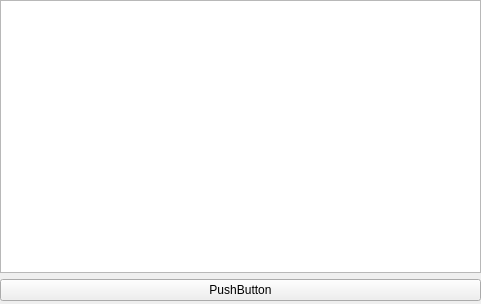
<?xml version="1.0" encoding="UTF-8"?>
<ui version="4.0">
 <class>Form</class>
 <widget class="QWidget" name="Form">
  <property name="geometry">
   <rect>
    <x>0</x>
    <y>0</y>
    <width>481</width>
    <height>304</height>
   </rect>
  </property>
  <property name="windowTitle">
   <string>Form</string>
  </property>
  <widget class="QWidget" name="gridLayoutWidget">
   <property name="geometry">
    <rect>
     <x>0</x>
     <y>0</y>
     <width>481</width>
     <height>301</height>
    </rect>
   </property>
   <layout class="QGridLayout" name="gridLayout">
    <item row="3" column="0">
     <widget class="QPushButton" name="pushButton2">
      <property name="text">
       <string>PushButton</string>
      </property>
     </widget>
    </item>
    <item row="0" column="0">
     <widget class="QGraphicsView" name="graphicsView"/>
    </item>
   </layout>
  </widget>
 </widget>
 <resources/>
 <connections/>
</ui>
